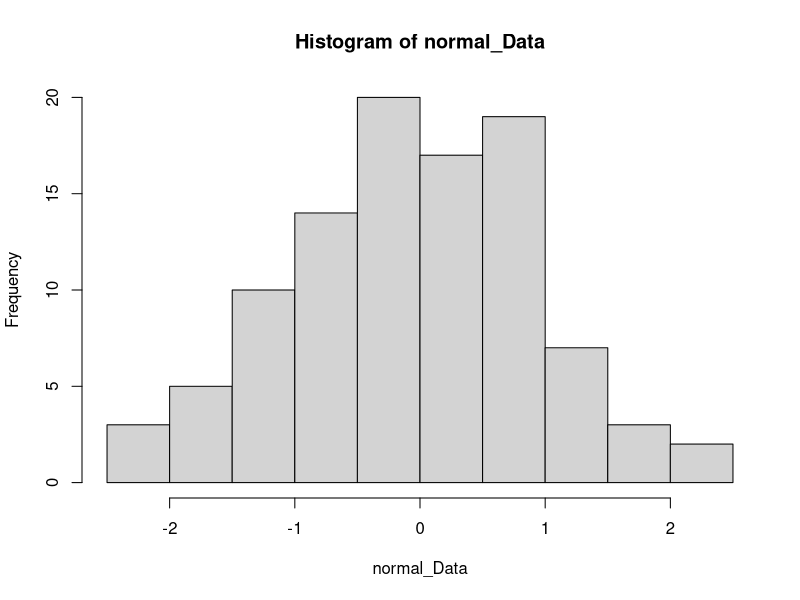

Write R code to recreate this figure. (Note: this script raises an error after producing the figure.)
## ---- chunk 1
knitr::opts_chunk$set(echo = TRUE)
## ---- chunk 2
# install.packages("tidyverse")
# install.packages("MASS")
# install.packages("broom")
# install.packages("lme4")
# install.packages("lmerTest")

library(tidyverse) #A helpful collection of R packages designed for data science.
library(MASS) #To create correlated variables 
library(broom) #To more easily extract information from R outputs
library(lme4) #For mixed-effect models
library(lmerTest) #To obtain pvalues in mixed effect models

## ---- chunk 3
vector <- c(1, 2, 3, 4, 5)
## ---- chunk 4
vector1 <- c(1, 2, 3)
vector2 <- c(4, 5, 6)
combined_vector <- c(vector1, vector2)
## ---- chunk 5
vector <- c(1, 2, 3)
rep(vector, times = 3)
## ---- chunk 6
vector <- c(1, 2, 3)
rep(vector, each = 3)
## ---- chunk 7
rnorm(n = 10, mean = 0, sd = 1)
## ---- chunk 8

normal_Data <- rnorm(n = 100, mean = 0, sd = 1)

#Should be close to 0 (i.e., the mean of the population from which the sample is drawn)
mean(normal_Data)

#Should be close to 1 (i.e., the SD of the population from which the sample is drawn)
sd(normal_Data) 
## ---- chunk 9
hist(normal_Data)
## ---- chunk 10
for (i in 1:10){
  
  print("hello")
  
}
## ---- chunk 11
container <- NULL #Creating an empty container

for(i in 1:10){
  container <- c(container, i)
}

container #Here I print the values contained in the variable "container".

## ---- chunk 12

sum(container <= 5)/length(container) 

## ---- chunk 13

v1 <- rnorm(n = 10000, mean = 0, sd = 1)
v2 <- rnorm(n = 10000, mean = 0, sd = 1)

cor.test(v1,v2, method = "pearson")

## ---- chunk 14

tidy(cor.test(v1,v2, method = "pearson"))$p.value[1]

## ---- chunk 15

#Sample size
n_per_group <- 15

#Parameters
MeanGr1 <- 0
SDGr1 <- 1
MeanGr2 <- 0.2
SDGr2 <- 1

#Container
pvalues <- NULL


for(i in 1:1000){
  
  group1 <- rnorm(n = n_per_group, mean = MeanGr1, sd = SDGr1)
  group2 <- rnorm(n = n_per_group, mean = MeanGr2, sd = SDGr2)
  
  score <- c(group1, group2)
  groupID <- rep(c("gr1", "gr2"), each = n_per_group)
  
  MyData <- data.frame(groupID, score)
  
  
  t_model <- t.test(score ~ groupID, data = MyData)
  pvalues <- c(pvalues, tidy(t_model)$p.value[1])

}

#Power
sum(pvalues <= 0.05)/length(pvalues)

## ---- chunk 16

#Sample Size
n_per_group <- 15

#Parameters
MeanGr1 <- 0
SDGr1 <- 1
MeanGr2 <- 0.2
SDGr2 <- 1
MeanGr3 <- 0
SDGr3 <- 1

#Container
pvalues <- NULL

for(i in 1:1000){
  
  group1 <- rnorm(n = n_per_group, mean = MeanGr1, sd = SDGr1)
  group2 <- rnorm(n = n_per_group, mean = MeanGr2, sd = SDGr2)
  group3 <- rnorm(n = n_per_group, mean = MeanGr3, sd = SDGr3)
  
  score <- c(group1, group2, group3)
  groupID <- as.factor(rep(c("gr1", "gr2", "gr3"), each = n_per_group))
  
  MyData <- data.frame(groupID, score)
  
  anova.model <- aov(score ~ groupID, data = MyData)
  
  pvalues <- c(pvalues, tidy(anova.model)$p.value[1])
  
}

sum(pvalues <= 0.05)/length(pvalues)

## ---- chunk 17

#Sample size
n_observation <- 100

#Parameters
r_v1v2 <- 0.9 # value of correlation between v1 and v2 in the population

pop_rs <- matrix(c(1.00, r_v1v2,
                   r_v1v2, 1.00), nrow = 2, ncol = 2)


allVar <- mvrnorm(n = n_observation, mu = c(0,0), pop_rs)
var1 <- allVar[,1]
var2 <- allVar[,2]

MyData <- data.frame(var1, var2)

cor.test(var1,var2, data = MyData)

## ---- chunk 18
#Sample Size
n_observation <- 100

#Parameters
r_v1v2 <- 0.3
pop_rs <- matrix(c(1.00, r_v1v2,
                    r_v1v2, 1.00), nrow = 2, ncol = 2)

#Container
pvalues <- NULL

for(i in 1:1000){

  allVar <- mvrnorm(n = n_observation, mu = c(0,0), pop_rs)
  var1 <- allVar[,1]
  var2 <- allVar[,2]
  
  MyData <- data.frame(var1, var2)
  
  cor_model <- cor.test(var1, var2, method = "pearson", data = MyData)
  
  pvalues <- c(pvalues, tidy(cor_model)$p.value[1])
}

sum(pvalues <= 0.05)/length(pvalues)

## ---- chunk 19

##Sample Size
n_participant <- 10

#Population Mean for Each Cell in the Design
mean_time1 <- 0
mean_time2 <- 0.5

#Common Population Standard Deviation
sd_all <- 1

#Common population correlation among within-subjects factors
r_within <- 0.5

pop_rs <- matrix(c(1.00, r_within,
                   r_within, 1.00), nrow = 2, ncol = 2)

#Container
pvalues <- NULL

for(i in 1:1000){
  
  allVar<-mvrnorm(n_participant, mu = c(0,0), pop_rs, empirical = FALSE)
  
  time1 <- (allVar[,1] * sd_all) + mean_time1
  time2 <- (allVar[,2] * sd_all) + mean_time2
  
  Value <- c(time1, time2)
  
  Condition <- rep(c("T1", "T2"), each = n_participant)
  ID <- as.factor(rep(1:n_participant, times = 2))
  
  MyData <- data.frame(ID, Condition, Value)
  
  t_model <- t.test(Value ~ Condition, data = MyData, paired = TRUE)
  pvalues <- c(pvalues, tidy(t_model)$p.value[1])
  
}

#Power
sum(pvalues <= 0.05)/length(pvalues)

## ---- chunk 20

##Sample Size
n_participant <- 10

#Population Mean for Each Cell in the Design
mean_time1 <- 3
mean_time2 <- 4
mean_time3 <- 4

#Common Population Standard Deviation
sd_all <- 1

#Common population correlation among within-subjects factors
r_within <- 0.2

rvalues <- matrix(c(1.00, r_within, r_within,
                    r_within, 1.00, r_within,
                    r_within, r_within, 1.00), nrow = 3, ncol = 3)

#Container
pvalues <- NULL

for(i in 1:100){
  
  allVar<-mvrnorm(n_participant, mu = c(0,0,0), rvalues, empirical = FALSE)
  time1 <- (allVar[,1] * sd_all) + mean_time1
  time2 <- (allVar[,2] * sd_all) + mean_time2
  time3 <- (allVar[,3] * sd_all) + mean_time3
  
  Value <- c(time1, time2, time3)
  Time <- rep(c("T1", "T2", "T3"), each = n_participant)
  ID <- as.factor(rep(1:n_participant, times = 3))
  
  MyData <- data.frame(ID, Time, Value)
  
  fitAnova<-aov(Value~Time + Error(ID/Time), data=MyData)
  pvalues <- c(pvalues, tidy(fitAnova)$p.value[2])
  
}

#Power
sum(pvalues <= 0.05)/length(pvalues)

## ---- chunk 21

#Sample Size
n_per_cell <- 10

#Population Mean for Each Cell in the Design
mean_a1b1 <- 3
mean_a1b2 <- 2
mean_a2b1 <- 4
mean_a2b2 <- 5

#Common Population Standard Deviation
sd_all <- 1

#Container
pvalues_IV_a <- NULL
pvalues_IV_b <- NULL
pvalues_Interaction <- NULL

for(i in 1:100){
  
  IV_a <- as.factor(rep(c("a1", "a2"), each = n_per_cell*2))
  IV_b <- as.factor(rep(c("b1", "b2", "b1", "b2"), each = n_per_cell))
  
  a1b1 <- rnorm(n_per_cell, mean = mean_a1b1, sd = sd_all)
  a1b2 <- rnorm(n_per_cell, mean = mean_a1b2, sd = sd_all)
  a2b1 <- rnorm(n_per_cell, mean = mean_a2b1, sd = sd_all)
  a2b2 <- rnorm(n_per_cell, mean = mean_a2b2, sd = sd_all)
  
  DV <- c(a1b1, a1b2, a2b1, a2b2)
  
  MyData <- data.frame(IV_a, IV_b, DV)
  
  fitAnova <- aov(DV ~ IV_a * IV_b, data = MyData)
  
  pvalues_IV_a <- c(pvalues_IV_a, tidy(fitAnova)$p.value[1])
  pvalues_IV_b <- c(pvalues_IV_b, tidy(fitAnova)$p.value[2])
  pvalues_Interaction <- c(pvalues_Interaction, tidy(fitAnova)$p.value[3])
  
}

#Power IV1
sum(pvalues_IV_a <= 0.05)/length(pvalues_IV_a)
#Power IV2
sum(pvalues_IV_b <= 0.05)/length(pvalues_IV_b)
#Power Interaction
sum(pvalues_Interaction <= 0.05)/length(pvalues_Interaction)

## ---- chunk 22
#Sample Size
n_per_cell <- 10
n_total <- 20

#Population Mean for Each Cell in the Design
mean_a1_Time1 <- 5
mean_a1_Time2 <- 10
mean_a2_Time1 <- 15
mean_a2_Time2 <- 20

#Common correlation among within-subjects factors
corr <- 0.2

#Common Standard Deviation
sd_var <- 10

#Containers
pvalueBetween <- NULL
pvalueWithin <- NULL
pvalueInteraction <- NULL

for(i in 1:100){
  
  rvalues <- matrix(c(1.00, corr, 0.00, 0.00,
                      corr, 1.00, 0.00, 0.00,
                      0.00, 0.00, 1.00, corr,
                      0.00, 0.00, corr, 1.00), nrow = 4, ncol = 4)
  
  allVar<-mvrnorm(n_per_cell, mu = c(0,0,0,0), rvalues, empirical = FALSE)
  
  a1_Time1 <- (allVar[,1] * sd_var) + mean_a1_Time1
  a1_Time2 <- (allVar[,2] * sd_var) + mean_a1_Time2
  a2_Time1 <- (allVar[,3] * sd_var) + mean_a2_Time1
  a2_Time2 <- (allVar[,4] * sd_var) + mean_a2_Time2
  
  Group <- as.factor(rep(c("A1", "A2"), each = n_per_cell*2))
  
  Time <- as.factor(rep(c("T1", "T2", "T1", "T2"), each = n_per_cell))
  
  Value <- c(a1_Time1, a1_Time2, a2_Time1, a2_Time2)
  
  #This creates a vector of 40 numbers: c(1 to 10, 1 to 10, 11 to 20, 11 to 20)
  ID <- as.factor(c(rep(1:n_per_cell, times = 2), rep((n_per_cell+1):n_total, times = 2)))
  
  MyData <- data.frame(ID, Group, Time, Value)
  
  rptAnova<-aov(Value~(Group*Time)+Error(ID/Time), data=MyData)
  
  pvalueBetween <- c(pvalueBetween, tidy(rptAnova)$p.value[1])
  pvalueWithin <- c(pvalueWithin, tidy(rptAnova)$p.value[3])
  pvalueInteraction <- c(pvalueInteraction, tidy(rptAnova)$p.value[4])

}

#Power Between Factor
sum(pvalueBetween <= 0.05)/length(pvalueBetween)
#Power Within Factor
sum(pvalueWithin <= 0.05)/length(pvalueWithin)
#Power Interaction
sum(pvalueInteraction <= 0.05)/length(pvalueInteraction)

## ---- chunk 23

#Sample Size
n_observation <- 100 

#Parameters
b0 <- 1 #Intercept
b1 <- 0.3 #Slope
res_se <- 2 #Residual Standard Deviation (or Residual Standard Error)

#Container
pvalues_b0 <- NULL
pvalues_b1 <- NULL
pvalue_F <- NULL


for(i in 1:1000){
  x <- rnorm(n = n_observation, mean = 0, sd = 1)
  y <- b0 + b1*x + rnorm(n = n_observation, mean = 0, sd = res_se)
  
  MyData <- data.frame(x, y)
  
  fit <- lm(y ~ x, data = MyData)
  pvalues_b0 <- c(pvalues_b0, tidy(fit)$p.value[1])
  pvalues_b1 <- c(pvalues_b1, tidy(fit)$p.value[2])
  pvalue_F <- c(pvalue_F, glance(fit)$p.value)
  
}

#Power B0
sum(pvalues_b0 <= 0.05)/length(pvalues_b0)

#Power B1
sum(pvalues_b1 <= 0.05)/length(pvalues_b1)

#Power F
sum(pvalue_F <= 0.05)/length(pvalue_F)

## ---- chunk 24

##Sample Size
n_observation <- 80

#population parameters
b0 <- 1 #Intercept
b1 <- 0.2 #Slope b1
b2 <- 0.3 #Slope b2
b3 <- 0.4 #Slope b3 (interaction)
res_se <- 1 #Residual Standard Deviation (or Residual Standard Error)

#containers
pvalues_b0 <- NULL
pvalues_b1 <- NULL
pvalues_b2 <- NULL
pvalues_b3 <- NULL
pvalue_F <- NULL

for(i in 1:100){
  x1 <- rnorm(n_observation, mean = 0, sd = 1)
  x2 <- rnorm(n_observation, mean = 0, sd = 1)
  y <- b0 + b1*x1 + b2*x2 + b3*x1*x2 + rnorm(n_observation, mean = 0, sd = res_se)
  
  MyData <- data.frame(x1, x2, y)
  
  fit <- lm(y ~ x1 * x2, data = MyData)
  
  pvalues_b0 <- c(pvalues_b0, tidy(fit)$p.value[1])
  pvalues_b1 <- c(pvalues_b1, tidy(fit)$p.value[2])
  pvalues_b2 <- c(pvalues_b2, tidy(fit)$p.value[3])
  pvalues_b3 <- c(pvalues_b3, tidy(fit)$p.value[4])
  pvalue_F <- c(pvalue_F, glance(fit)$p.value)

}

#Power B0
sum(pvalues_b0 <= 0.05)/length(pvalues_b0)

#Power B1
sum(pvalues_b1 <= 0.05)/length(pvalues_b1)

#Power B2
sum(pvalues_b2 <= 0.05)/length(pvalues_b2)

#Power B3 (interaction)
sum(pvalues_b3 <= 0.05)/length(pvalues_b3)

#Power F
sum(pvalue_F <= 0.05)/length(pvalue_F)

## ---- chunk 25

#Sample Size
N_Cluster <- 40
N_per_Cluster <- 100
N_Total <- N_per_Cluster * N_Cluster

#Parameters
effectSD <- 0.45
var_Cluster <- 1 #within
var_Error <- 2 #between
totalSD <- sqrt(var_Cluster + var_Error)
#population ICC
#var_Cluster/(var_Cluster + var_Error)

#Containers
pvalues <- NULL

for(i in 1:50){#Increase for more accurate results (but a MUCH longer running time).
  
  #Cluster Effect
  cluster_ID <- as.factor(rep(1:N_Cluster, each = N_per_Cluster))
  cluster_effect <- rep(rnorm(n = N_Cluster, mean = 0, sd = sqrt(var_Cluster)), 
                        each = N_per_Cluster)

  #Condition Effect
  condition_ID <- as.factor(rep(c(1, 2), each = N_Total/2))
  condition_effect <- rep(c(0, (effectSD * totalSD)), each = N_Total/2)
  
  #Participant Effect
  individual_effect <- rnorm(n = N_Total, mean = 0, sd = sqrt(var_Error))
  
  #Dependent Variable
  y <- cluster_effect + condition_effect + individual_effect
  
  #Analysis
  MyData <- data.frame(cluster_ID, 
                       cluster_effect, 
                       condition_ID, 
                       condition_effect, 
                       individual_effect, 
                       y)
  
  fit.rdm <- lmer(y ~ condition_ID + (1|cluster_ID), data = MyData, REML = FALSE)
  
  pvalues <- c(pvalues, summary(fit.rdm)$coefficients[2,5])
  
}

sum(pvalues<=0.05)/length(pvalues)

## ---- chunk 26

#Sample size
n_per_group <- 50

pop_es <- seq(from = 0, to = 0.8, length.out = 30) #creates sequences of numbers. 

#Container power
powerValue <- NULL

for(es in pop_es){
  
#Container pvalues
pvalues <- NULL

  for(i in 1:100){
    
    group1 <- rnorm(n = n_per_group, mean = 0, sd = 1)
    group2 <- rnorm(n = n_per_group, mean = es, sd = 1)
    
    score <- c(group1, group2)
    groupID <- rep(c("gr1", "gr2"), each = n_per_group)
    
    MyData <- data.frame(groupID, score)
    t_model <- t.test(score ~ groupID, data = MyData)
    pvalues <- c(pvalues, tidy(t_model)$p.value[1])
  
  }

  #Power
  powerValue <- c(powerValue, sum(pvalues <= 0.05)/length(pvalues))

}

MyDataPower <- data.frame(pop_es, powerValue)

#Plot
ggplot(MyDataPower, aes(x=pop_es, y=powerValue)) + 
  geom_line() +
  xlab("Effect Sizes")+
  ylab("Power")+
  theme_bw() +
  geom_hline(yintercept= 0.8, linetype="dashed", color = "red") +
  ggtitle("Power Curve for an Independent Sample t-test (n per group: 50)")
